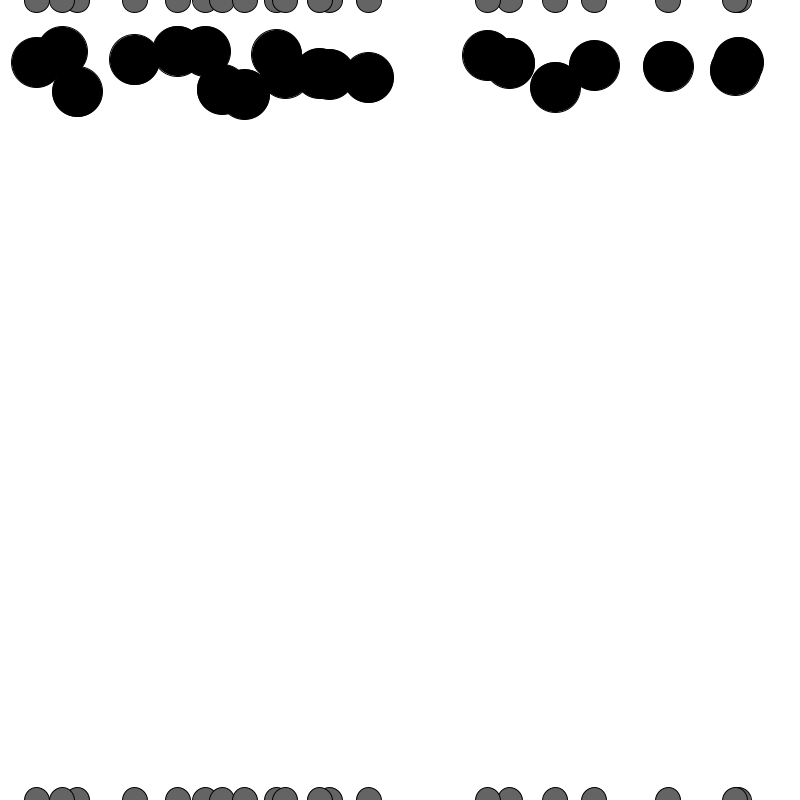
Frame 1 (no input)
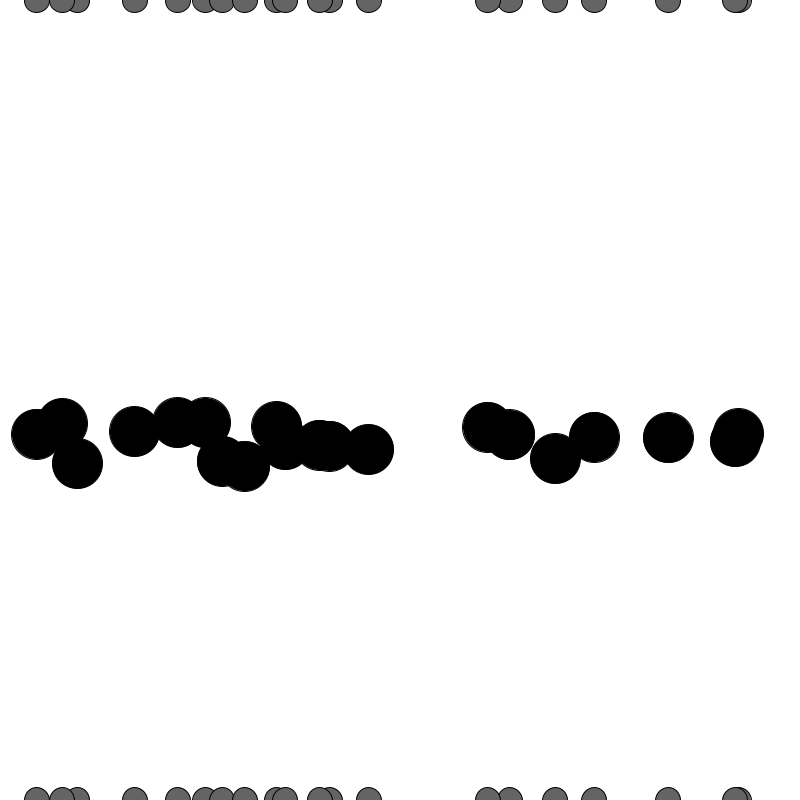
Frame 60 (the mouse pressed at the canvas centre just before this capture)
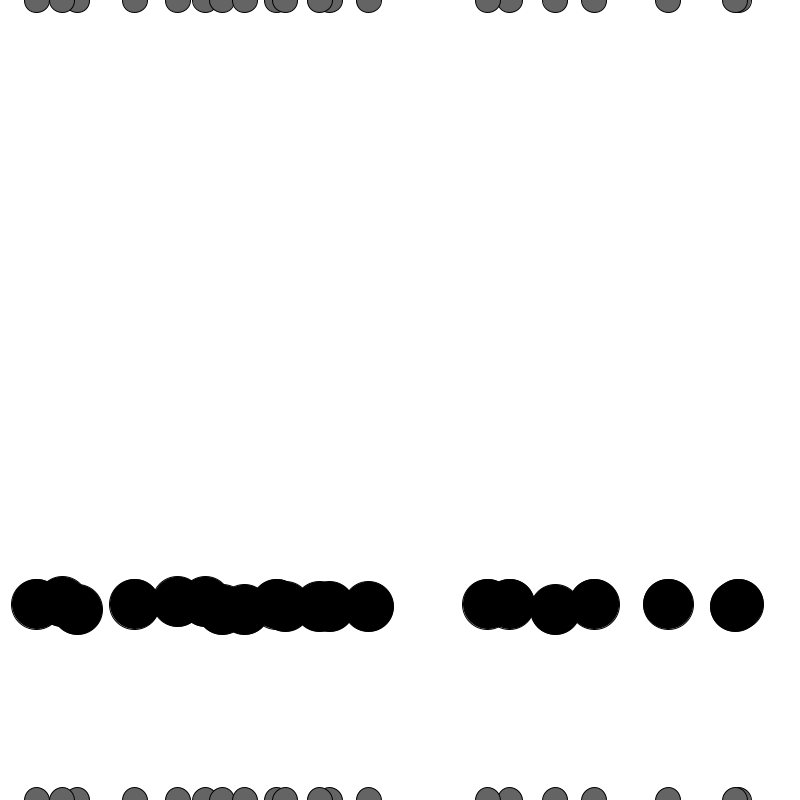
Frame 120 (the mouse held since frame 60 and released just before this capture)

The Processing sketch that drew these frames (run headless with seeded random() and noise(); from frame 60 on, the mouse is pressed at the canvas centre):

// Processing sketch: HW1
// ── HW1.pde
int state = 0;

Ball[] balls = new Ball[20];
Levitator[] bottomLev = new Levitator[20];
Levitator[] topLev = new Levitator[20];

void setup() {
  size(800,800);
  for (int i = 0; i < 20; i++){
    balls[i] = new Ball();
    bottomLev[i] = new Levitator(balls[i].pos.x, height);
    topLev[i] = new Levitator(balls[i].pos.x, 0);
  }
  
}

void draw() {
  background(255);
  
  for (int i = 0; i < 20; i++){
    balls[i].update();
    balls[i].display();
    bottomLev[i].display();
    topLev[i].display();
    
    switch(state) {
      case 0:
        break;
      case 1:
        PVector bottomForce = new PVector(width/2, height);
        PVector topForce = new PVector(topLev[i].pos.x, topLev[i].pos.y);
        
        //WANT THE BALL TO LEVITATE IN THE MIDDLE OF THE SCREEN
        
        bottomForce.sub(balls[i].pos);
        topForce.sub(balls[i].pos);
        
        float bottomDistance = bottomForce.mag();
        //float topDistance = topForce.mag();
        if(bottomDistance < 100){
          bottomForce.normalize();
          bottomForce.mult(-0.1);
          bottomForce.x = 0;
          balls[i].applyForce(bottomForce);
        } else if(bottomDistance > height/2) {
          //topForce.normalize();
          //topForce.mult(-.1);
          //balls[i].applyForce(topForce);
        }
        break;
    }
  }
  
}

void keyPressed() {
  if(state == 0){ state = 1; }
  else if(state == 1){ state = 0; }
  println(state);
}

class Levitator {
  PVector pos;
  
  Levitator(float x, float y){
    pos = new PVector(x, y);
  }
  
  void display(){
    fill(100);
    ellipse(pos.x, pos.y, 25, 25);
  }
  
}

// ── Ball.pde
class Ball {
  PVector pos;
  PVector vel;
  PVector acc;
  float mass;
  int size = 50;
  
  int state = 0;
  
  Ball() {
    pos = new PVector(random(size/2, width-size/2), random(50, 100));
    vel = new PVector(0, .1);
    acc = new PVector(0, .2);
    mass = 10;
  }
  
  void applyForce(PVector force) {
    PVector f = PVector.div(force, mass);
    acc.add(f);
  }
  
  void update() {
    vel.add(acc);
    pos.add(vel);
    
    if(pos.y > height-size/2) {
      vel.y *= -.5;
      pos.y = height-size/2;
    }
  }
  
  void display() {
    fill(0);
    ellipse(pos.x, pos.y, size, size);
  }
  
}
